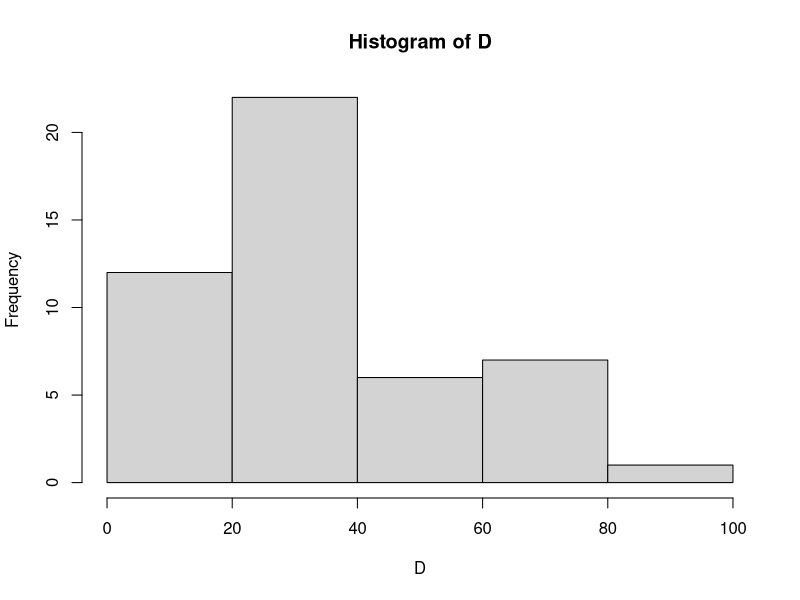

Recreate this plot in R.
D = c(54,15,35,13,31,27,52,10,23,80,74,27,11,19,26,10,52,30,29,61,35,95,31,26,19,12,22,68,33,27,26,19,27,35,44,37,20,31,52,17,79,25,31,44,66,78,13,30)
length(D) # Cantidad de elementos
hist(D, breaks = 5) # Histograma para saber intervalos
clases <- pretty(D) # Dejar que R ajuste los intervalos en su nivel optimo
clases

intervalos <- cut(D, breaks = clases, right = FALSE)
intervalos

# Frecuencia absoluta
frecuencia <- table(intervalos)
frecuencia

# Frecuencia relativa
frecuencia_relativa <- prop.table(frecuencia)
frecuencia_relativa

# Frecuencia acumulada
frecuencia_acumulada <- cumsum(frecuencia)
frecuencia_acumulada

# Frecuencia Relativa Acumulada
frecuencia_relativa_acum <- cumsum(frecuencia_relativa)
frecuencia_relativa_acum

tabla_frecuencia <- data.frame(
  Intervalo = names(frecuencia),
  Frecuencia = as.numeric(frecuencia),
  FrecuenciaRelativa = round(as.numeric(frecuencia_relativa), 3),
  FrecuenciaAcumulada = as.numeric(frecuencia_acumulada),
  FrecuenciaRelativaAcumulada = as.numeric(frecuencia_relativa_acum)
)
print(tabla_frecuencia)

# Medidas de tendencia y de variabilidad

sd(D) # Desviacion estandar
mean(D) # Media
summary(D)

# Marcas de clase
limites_inferiores <- head(clases, -1)
limites_superiores <- tail(clases, -1)

marcas_clase <- (limites_inferiores + limites_superiores) / 2

# Mostrar marcas
print(marcas_clase)